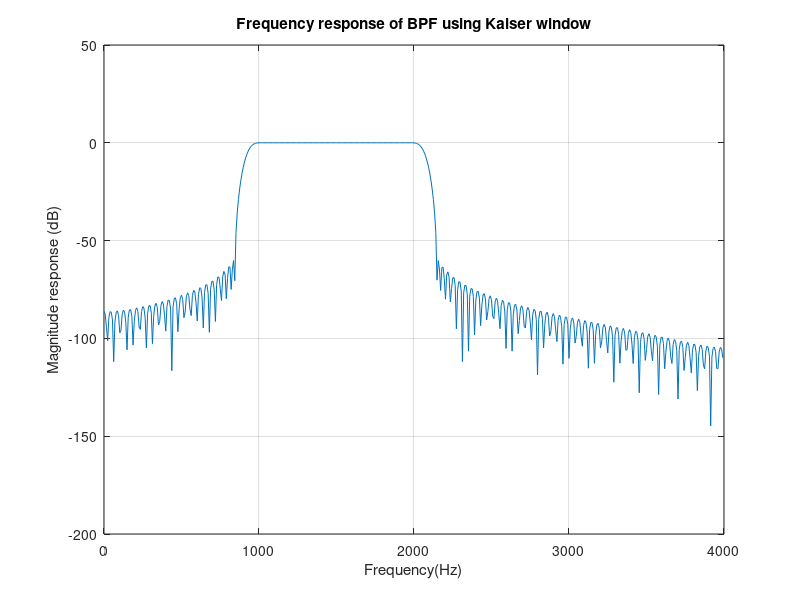
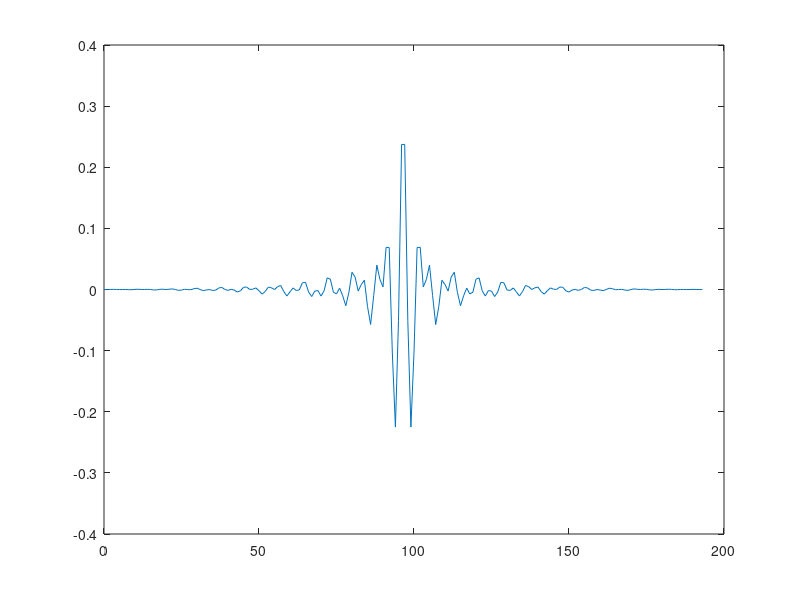

Source code (MATLAB) for these figures, in order:
%FIRbpfUsingKaiserordFunction
clc;
clear all;
close all;
Fs=8000; %Sampling Frequency
fn=Fs/2; %Nyquist Frequency
delp=10^(0.1/20)-1; % pass band ripple = 0.1dB
dels=10^(-60/20); % stop band ripple = 60 dB
fc=[850 1000 2000 2150];
mag=[0 1 0];
dev=[dels delp dels];
[N,wn,beta,ftype]=kaiserord(fc,mag,dev,Fs);
% obtain windowed filter coefficients
hn=fir1(N-1,wn,kaiser(N,beta));
% Compute frequency response
[H,f]=freqz(hn,1,512,Fs);
mag=20*log10(abs(H));
plot(f,mag);
grid on;
xlabel(' Frequency(Hz) ');
ylabel(' Magnitude response (dB) ');
title(' Frequency response of BPF using Kaiser window ');
% impulse response of the filter
n=0:N-1;
figure;
plot(n,hn);

